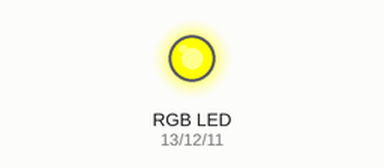
This sketch was run on a simulated Arduino Uno, built with avr-gcc and run on an emulated ATmega328P. Parts: an RGB LED mixed from three pins (HIGH = lit). Dim RGB values are drawn brighter than linear.

Above: at 0.05 s.
At 3.0 s:
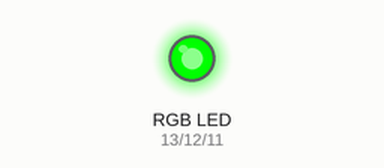
At 5.95 s:
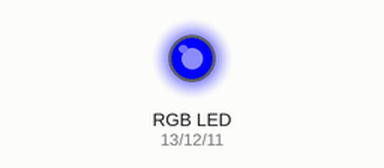
At 8.95 s:
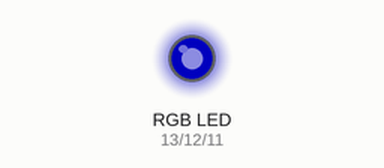
At 11.95 s:
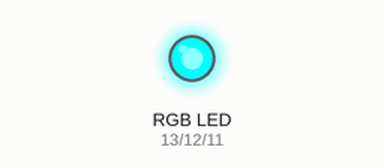
Timing chart, 0 to 15.6 s (numbered marks = the images above):
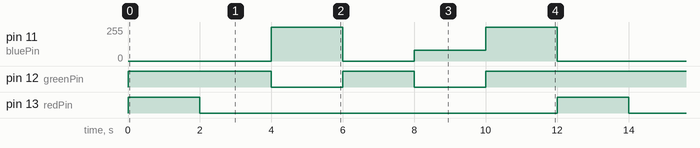

The sketch:

rgb_gradient.ino
```cpp
// a program for an RGB diode for changing its colours in a fading loop (rgb, yellow, aqua, purple)
int redPin = 13;
int greenPin = 12;
int bluePin = 11;

//uncomment this line if using a Common Anode LED
//#define COMMON_ANODE

void setup()
{
  pinMode(redPin, OUTPUT);
  pinMode(greenPin, OUTPUT);
  pinMode(bluePin, OUTPUT);
}

void loop()
{
  setColor(255, 255, 0);  // red
  delay(2000);
  setColor(0, 255, 0);  // green
  delay(2000);
  setColor(0, 0, 255);  // blue
  delay(2000);
  setColor(0, 255, 0);  // yellow
  delay(2000);
  setColor(80, 0, 80);  // purple
  delay(2000);
  setColor(0, 255, 255);  // aqua
  delay(2000);
}

void setColor(int red, int green, int blue)
{
  #ifdef COMMON_ANODE
    red = 255 - red;
    green = 255 - green;
    blue = 255 - blue;
  #endif
  analogWrite(redPin, red);
  analogWrite(greenPin, green);
  analogWrite(bluePin, blue);
}
```

Measured:
- by itself, pin 11 (bluePin): repeats every 12.0 s: 0/255 2.0 s, 80/255 2.0 s, 255/255 2.0 s, 0/255 4.0 s, 255/255 2.0 s
- by itself, pin 12 (greenPin): repeats every 12.0 s: LOW 2.0 s, HIGH 2.0 s, LOW 2.0 s, HIGH 6.0 s
- by itself, pin 13 (redPin): alternates HIGH for 2.0 s and LOW for 10.0 s
